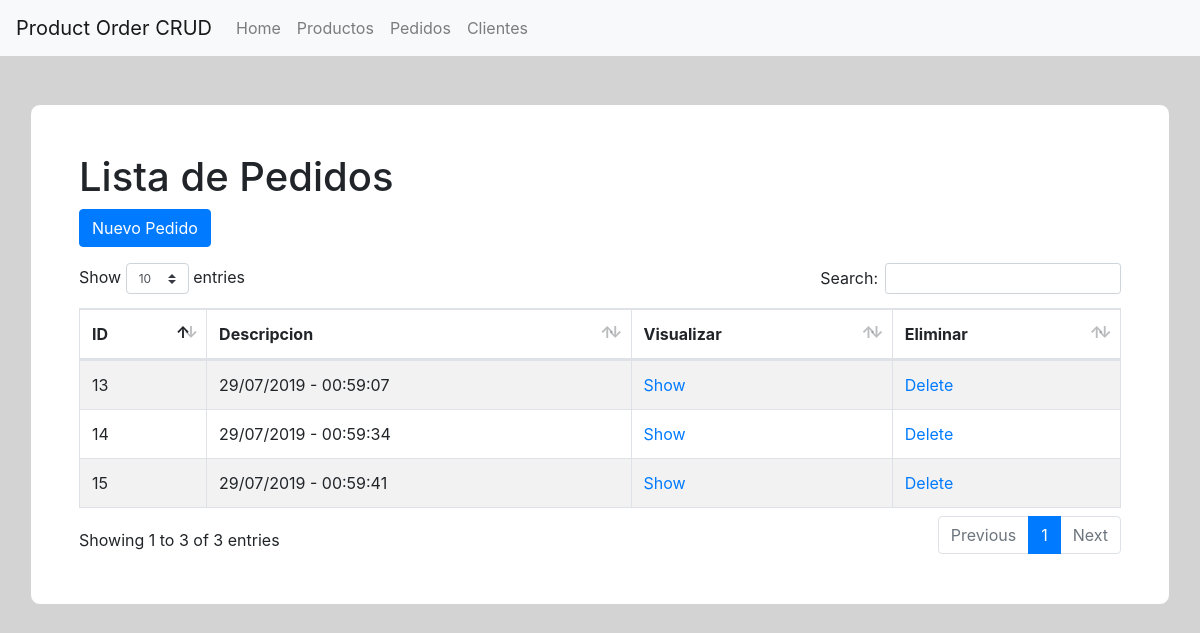
The page /index.php/order on the database its author committed.
### tables this page shows
CREATE TABLE `order` (
  `id` int(11) NOT NULL,
  `data` datetime NOT NULL,
  `status` tinyint(1) NOT NULL DEFAULT 1
);

### application/controllers/Order.php (called while the page is built, shortened)
<?php
class Order extends CI_Controller {
    public function __construct()
    {
        $this->load->model('product_model','product');
        $this->load->model('order_model','order');
    }
    public function index(){
        $data = array();
        $data['orders'] = $this->order->getOrders();
        $this->load->view('order/order_view', $data);
    }
}

### index.php (called while the page is built, shortened)
<?php
require_once BASEPATH.'core/CodeIgniter.php';

### application/models/Order_model.php (called while the page is built, shortened)
<?php
class Order_model extends CI_Model {
    public function getOrders(){
        $this->db->order_by('id');
        $this->db->where('status', 1);
        $query = $this->db->get('order');
        return $query->result();
    }
}

### application/views/order/order_view.php (the view, shortened to what this page needs)
?><!DOCTYPE html>
<html lang="pt-BR">
<body>
<div class="container container-person mt-5 p-5">
    <h1>Lista de Pedidos</h1>
    <div class="col-md-12 mb-3">
        <div class="row">
            <a class="btn btn-primary" href="<?= base_url('/') ?>">Nuevo Pedido</a>
        </div>
    </div>
    <table id="product_table" class="table table-striped table-bordered table-responsive-sm" style="width:100%">
        <thead>
        <tr>
            <th>ID</th>
            <th>Descripcion</th>
            <th>Visualizar</th>
            <th>Eliminar</th>
        </tr>
        </thead>
        <tbody>
        <?php
        if($orders) {
            foreach ($orders as $order) { ?>
                <tr>
                    <td><?= $order->id ?></td>
                    <td><?php $data = new DateTime($order->data); echo $data->format('d/m/Y - H:i:s') ?></td>
                    <td><a href="<?= base_url('order/view/'.$order->id) ?>">Show</a></td>
                    <td><a class="delete-order" href="#" data-id="<?= base_url('order/delete/'.$order->id) ?>" data-toggle="modal" data-target="#deleteOrderModal">Delete</a></td>
                </tr>
            <?php }
        } else { ?>
            <td class="text-center" colspan="6">No hay pedidos</td>
        <?php } ?>
        </tbody>
    </table>
</div>
</body>
</html>

### assets/css/custom.css (style rules this page uses)
body { background-color: lightgray; }
.container-person { background-color: white; border-radius: 10px; border: 1px solid lightgray; padding: 5px 5px; margin-top: 5px; }

### rows shown on the page
order: id "13", data "29/07/2019 - 00:59:07"
order: id "14", data "29/07/2019 - 00:59:34"
order: id "15", data "29/07/2019 - 00:59:41"
